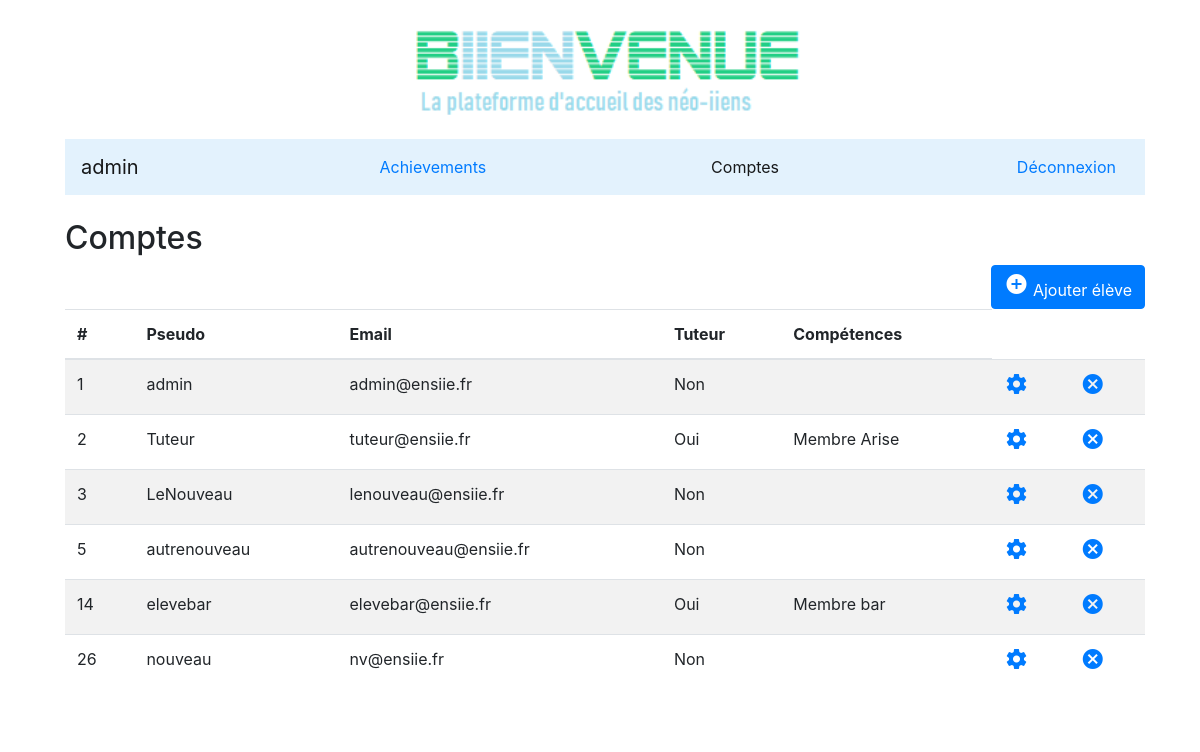
The app's page /comptes.php with its own data.
### tables this page shows
CREATE TABLE IF NOT EXISTS `eleves` (
  `Pseudo` varchar(15) NOT NULL,
  `Mail` varchar(50) NOT NULL,
  `Password` varchar(50) NOT NULL,
  `Tuteur` tinyint(1) NOT NULL DEFAULT '0',
  `Admin` tinyint(1) NOT NULL DEFAULT '0',
  `Competences` varchar(65) DEFAULT NULL,
  `id` int(15) NOT NULL AUTO_INCREMENT,
  PRIMARY KEY (`id`),
  UNIQUE KEY `Mail` (`Mail`)
);

### comptes.php (the view, shortened to what this page needs)
<!DOCTYPE html>
<html>
	<head>
    <link href="bootstrap.css" rel="stylesheet" type="text/css" />
	</head>
	<body class="modal-form">
	<div class="modal-form">
	<div class="container class="modal-form"">
	<br/>
	<div class="card mx-auto border-0" style="width: 70rem;">
	<img class="card-img-top mx-auto" src="logo(entier).png" alt="Card image cap" style="width: 400px">
	<div class="card-body">
	<?php
	$bdd=new PDO('mysql:host=localhost;dbname=accueil','root','',array(PDO::ATTR_ERRMODE => PDO::ERRMODE_EXCEPTION));
	$reponse = $bdd->query('SELECT * FROM eleves');
	?>
	<nav class="navbar navbar-light" style="background-color: #e3f2fd;">
					<a class="navbar-brand" href="#">admin</a>
					<a class="nav-link" href="bienvenue2.php">Achievements</a>
					<ul class="navbar-nav">
					<li class="nav-item active">
						<a class="nav-link" href="#"> Comptes </a>
					</li>
					</ul>
					<a class="btn mb-3 mb-md-0 ml-md-3" href="home.php">Déconnexion</a>
					</nav>
<body>
    <br/>
        <div class="table-wrapper">
			 <div class="table-title">
			<h2>Comptes</b></h2>
			<span class="float-right">
					<a href="ajoutereleve.php" class="btn btn-primary"><i class="material-icons">&#xE147;</i> Ajouter élève</a>
			</span>
            </div>
            <table class="table table-striped table-hover">
                <thead>
                    <tr>
                        <th>#</th>
                        <th>Pseudo</th>
						<th>Email</th>
						<th>Tuteur</th>
                        <th>Compétences</th>
                    </tr>
                </thead>
				<?php
				while($donnees = $reponse->fetch())
				{ ?>
                    <tr>
                    <td><?php echo htmlspecialchars($donnees['id']);?></td>
                    <td><?php echo htmlspecialchars($donnees['Pseudo']);?></td>
                    <td><?php echo htmlspecialchars($donnees['Mail']);?></td>
                    <?php
					if($donnees['Tuteur']==1)
					{
						echo "<td>Oui</td>";
					}
					else
					{
						echo "<td>Non</td>";
					}
					?>
					<td><?php echo htmlspecialchars($donnees['Competences']);?></td>
					<td><a href="comptes.php" class="settings" title="Modifier" data-toggle="tooltip"><i class="material-icons">&#xE8B8;</i></a></td>
					<td><a href="comptes.php" class="delete" title="Supprimer" data-toggle="tooltip"><i class="material-icons">&#xE5C9;</i></a></td>
                    </tr>
					<?php
				}
				?>
            </table>
    </div>
</body>
</div>
	</div>
	</body>
</html>

### records on screen
eleves: id "1", Pseudo "admin", Mail "admin@ensiie.fr", Tuteur "Non"
eleves: id "2", Pseudo "Tuteur", Mail "tuteur@ensiie.fr", Tuteur "Oui", Competences "Membre Arise"
eleves: id "3", Pseudo "LeNouveau", Mail "lenouveau@ensiie.fr", Tuteur "Non"
eleves: id "5", Pseudo "autrenouveau", Mail "autrenouveau@ensiie.fr", Tuteur "Non"
eleves: id "14", Pseudo "elevebar", Mail "elevebar@ensiie.fr", Tuteur "Oui", Competences "Membre bar"
eleves: id "26", Pseudo "nouveau", Mail "nv@ensiie.fr", Tuteur "Non"
